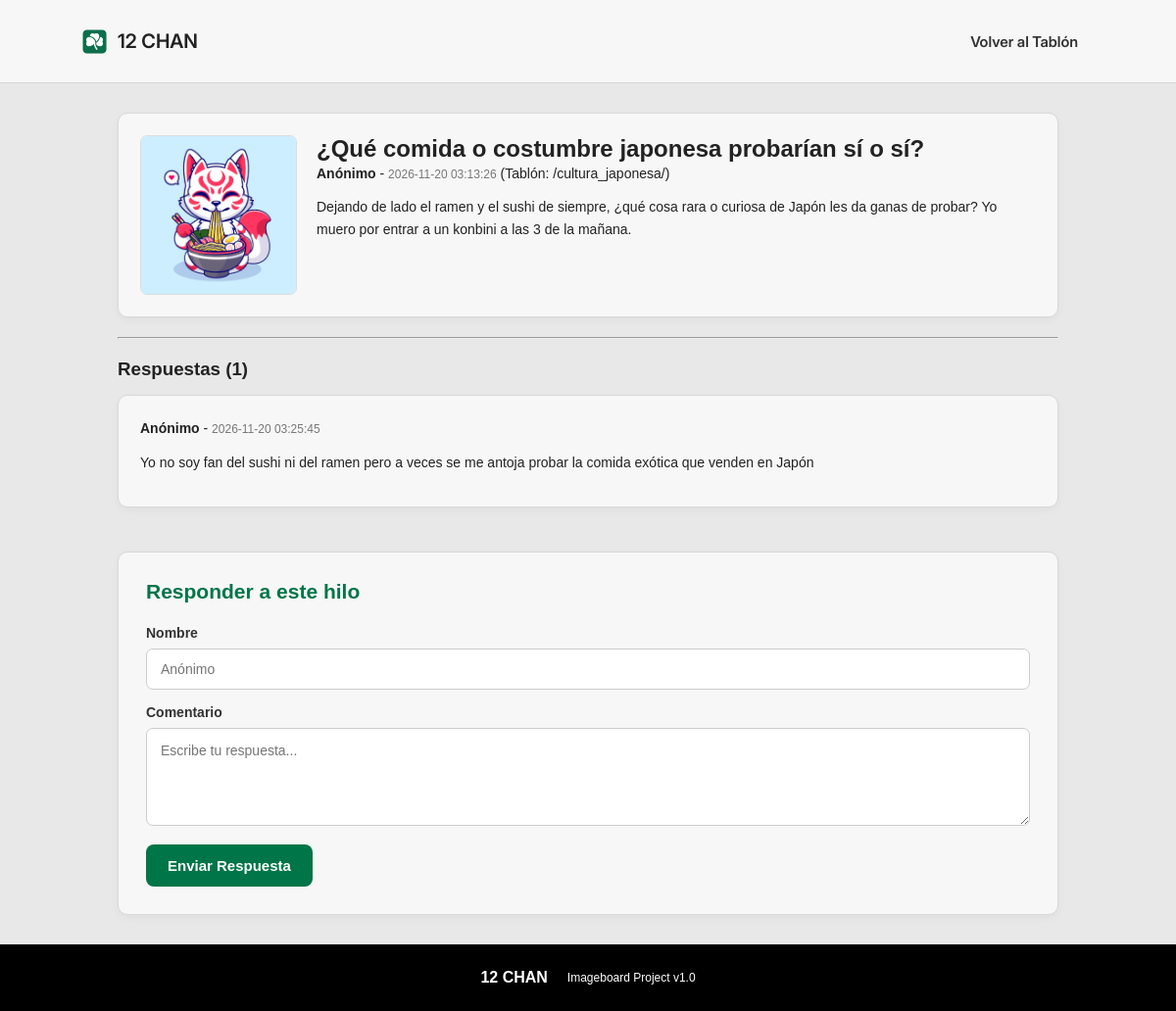
Screenshot of /new12chan/hilo.php?id=17 with the database file from the repository.
### tables this page shows
CREATE TABLE `publicaciones` (
  `Pub_ID` int(11) NOT NULL,
  `Tablero_ID` int(11) NOT NULL,
  `Tablero` varchar(50) NOT NULL,
  `Nom_User` varchar(50) NOT NULL,
  `Titulo` varchar(150) NOT NULL,
  `Mensaje` text NOT NULL,
  `Imagen` varchar(255) NOT NULL,
  `T_Pub` timestamp NOT NULL DEFAULT current_timestamp() ON UPDATE current_timestamp()
);

CREATE TABLE `respuestas` (
  `Res_ID` int(11) NOT NULL,
  `Pub_ID` int(11) NOT NULL,
  `Nom_User` varchar(50) NOT NULL,
  `Mensaje` text NOT NULL,
  `Fecha_Res` timestamp NOT NULL DEFAULT current_timestamp() ON UPDATE current_timestamp()
);

### new12chan/hilo.php (the view, shortened to what this page needs)
<?php
$id_hilo = $_GET['id'] ?? null;
$host = "127.0.0.1";
$port = "3307";
$dbname = "12chan";
$user = "root";
$password = "";
try {
    $pdo = new PDO("mysql:host=$host;port=$port;dbname=$dbname;charset=utf8mb4", $user, $password);
    $pdo->setAttribute(PDO::ATTR_ERRMODE, PDO::ERRMODE_EXCEPTION);
    $stmt = $pdo->prepare("SELECT * FROM publicaciones WHERE Pub_ID = ?");
    $stmt->execute([$id_hilo]);
    $hilo = $stmt->fetch(PDO::FETCH_ASSOC);
    $stmt_resp = $pdo->prepare("SELECT * FROM respuestas WHERE Pub_ID = ? ORDER BY Res_ID ASC");
    $stmt_resp->execute([$id_hilo]);
    $respuestas = $stmt_resp->fetchAll(PDO::FETCH_ASSOC);
} catch (PDOException $e) {
    die("Error de base de datos: " . $e->getMessage());
}
?>
<!DOCTYPE html>
<html lang="es">
<head>
    <link rel="stylesheet" href="../css/board_style.css">
</head>
<body>
    <header>
        <div class="logo">
            <div class="logo-icono">
                <img src="../css/img/Isotipo_fverde.png" alt="12 CHAN Logo">
            </div>
            <span>12 CHAN</span>
        </div>
        <div>
            <a href="board.php?tablero=<?php echo urlencode($hilo['Tablero']); ?>" class="salir">
                Volver al Tablón
            </a>
        </div>
    </header>
    <main class="main-layout" style="display: block; width: 80%; margin: 30px auto;">
        <article class="post-card main-thread" style="width: 100%;">
            <?php if (!empty($hilo['Imagen'])): ?>
                <div class="post-img">
                    <a href="<?php echo htmlspecialchars($hilo['Imagen']); ?>" target="_blank">
                        <img src="<?php echo htmlspecialchars($hilo['Imagen']); ?>" alt="Imagen">
                    </a>
                </div>
            <?php endif; ?>
            <div class="post-content">
                <h2><?php echo htmlspecialchars($hilo['Titulo']); ?></h2>
                <p>
                    <strong><?php echo htmlspecialchars($hilo['Nom_User']); ?></strong>
                    -
                    <span><?php echo $hilo['T_Pub']; ?></span>
                    (Tablón: /<?php echo htmlspecialchars($hilo['Tablero']); ?>/)
                </p>
                <p><?php echo nl2br(htmlspecialchars($hilo['Mensaje'])); ?></p>
            </div>
        </article>
        <hr style="margin: 20px 0;">
        <h3>Respuestas (<?php echo count($respuestas); ?>)</h3>
        <section class="posts-list" style="margin-top: 15px;">
            <?php if (empty($respuestas)): ?>
                <p>No hay respuestas aún. ¡Sé el primero en comentar!</p>
            <?php else: ?>
                <?php foreach ($respuestas as $resp): ?>
                    <div class="post-card" style="margin-bottom: 15px;">
                        <div class="post-content">
                            <p>
                                <strong><?php echo htmlspecialchars($resp['Nom_User']); ?></strong>
                                -
                                <span><?php echo $resp['Fecha_Res']; ?></span>
                            </p>
                            <p><?php echo nl2br(htmlspecialchars($resp['Mensaje'])); ?></p>
                        </div>
                    </div>
                <?php endforeach; ?>
            <?php endif; ?>
        </section>
        <section class="form-container" style="margin-top: 30px;">
            <h3>Responder a este hilo</h3>
            <form action="crear_respuesta.php" method="POST">
                <div style="margin-bottom: 15px;">
                    <label>Nombre</label>
                    <input type="text" name="nom_user" placeholder="Anónimo">
                </div>
                <div style="margin-bottom: 15px;">
                    <label>Comentario</label>
                    <textarea name="mensaje" rows="3" required placeholder="Escribe tu respuesta..."></textarea>
                </div>
                <button type="submit">Enviar Respuesta</button>
            </form>
        </section>
    </main>
    <footer class="pie">
        <strong>12 CHAN</strong>
        <span>Imageboard Project v1.0</span>
    </footer>
</body>
</html>

### css/board_style.css (style rules this page uses)
* { margin: 0; padding: 0; box-sizing: border-box; }
body { font-family: Arial, Helvetica, sans-serif; background-color: #e8e8e8; color: #222222; }
header { width: 100%; min-height: 85px; background-color: #f7f7f7; display: flex; align-items: center; justify-content: space-between; padding: 20px 7%; border-bottom: 1px solid #d5d5d5; font-family: 'InterSemiBold'; }
.salir { text-decoration: none; color: #333333; font-size: 0.95rem; font-weight: 600; padding: 8px 16px; border-radius: 20px; transition: all 0.3s ease; }
.logo { font-family: 'InterSemiBold'; display: flex; align-items: center; gap: 11px; font-size: 20px; font-weight: bold; line-height: 1; }
.logo-icono { width: 25px; height: 25px; flex: 0 0 25px; display: flex; align-items: center; justify-content: center; overflow: hidden; }
.logo-icono img { display: block; width: 100%; height: 100%; object-fit: contain; }
.main-layout { display: grid; grid-template-columns: 270px minmax(0, 1fr); gap: 30px; width: 90%; max-width: 1450px; margin: 35px auto; align-items: start; }
.form-container { background-color: #f7f7f7; padding: 28px; border: 1px solid #d8d8d8; border-radius: 10px; box-shadow: 0 3px 8px rgba(0, 0, 0, 0.04); }
.form-container h3 { color: #007548; font-size: 21px; margin-bottom: 22px; }
.form-container form > div { margin-bottom: 18px; }
.form-container label { display: block; font-size: 14px; font-weight: bold; margin-bottom: 8px; color: #333333; }
.form-container input[type="text"], .form-container textarea { width: 100%; padding: 12px 14px; font-family: Arial, Helvetica, sans-serif; font-size: 14px; color: #222222; background-color: #ffffff; border: 1px solid #cccccc; border-radius: 7px; outline: none; transition: border 0.2s ease; }
.form-container textarea { resize: vertical; min-height: 100px; line-height: 1.5; }
.form-container button[type="submit"] { padding: 13px 22px; background-color: #007548; color: #ffffff; border: none; border-radius: 8px; font-size: 15px; font-weight: bold; cursor: pointer; transition: all 0.3s ease; }
.posts-list { display: flex; flex-direction: column; gap: 20px; }
.post-card { display: flex; align-items: flex-start; gap: 20px; background-color: #f7f7f7; padding: 22px; border: 1px solid #d8d8d8; border-radius: 10px; box-shadow: 0 3px 8px rgba(0, 0, 0, 0.04); transition: border 0.2s ease; }
.post-img { flex: 0 0 160px; max-width: 160px; }
.post-img img { display: block; width: 100%; max-height: 180px; object-fit: cover; border-radius: 7px; border: 1px solid #dddddd; }
.post-content { flex: 1; min-width: 0; }
.post-content p { font-size: 14px; line-height: 1.6; margin-bottom: 12px; overflow-wrap: anywhere; }
.post-content p strong { color: #222222; }
.post-content p span { color: #777777; font-size: 12px; }
.pie { width: 100%; display: flex; align-items: center; justify-content: center; gap: 20px; padding: 25px 10%; background-color: #000000; color: #ffffff; }
.pie strong { font-size: 16px; }
.pie span { font-size: 12px; }

### rows the page displays
publicaciones: Imagen (picture), Titulo "¿Qué comida o costumbre japonesa probarían sí o sí?", Nom_User "Anónimo", T_Pub "2026-11-20 03:13:26", Tablero "cultura_japonesa", Mensaje "Dejando de lado el ramen y el sushi de siempre, ¿qué cosa rara o curiosa de Japón les da ganas de probar? Yo muero por entrar a un konbini a las 3 de la mañana."
respuestas: Nom_User "Anónimo", Fecha_Res "2026-11-20 03:25:45", Mensaje "Yo no soy fan del sushi ni del ramen pero a veces se me antoja probar la comida exótica que venden en Japón"

### other values shown
count($respuestas) "1"
